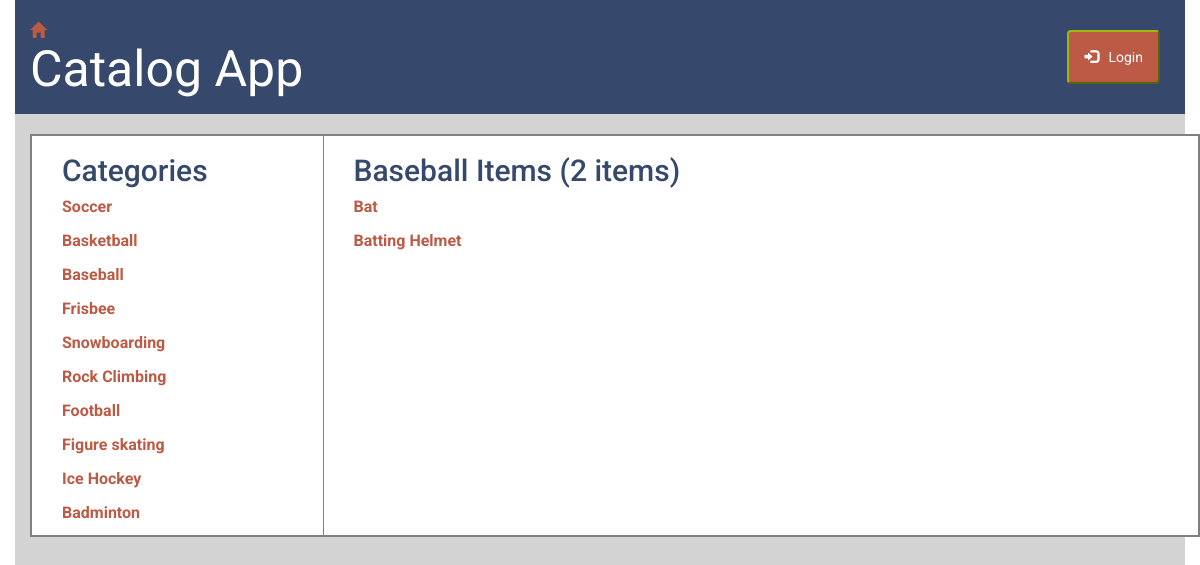
/catalog/Baseball/items, run on the app's committed database.
### database_setup.py (models this page shows, shortened)
class Game(Base):
    __tablename__ = "game"
    name = Column(String(80), nullable=False)
    id = Column(Integer, primary_key=True)
    user_id = Column(Integer, ForeignKey('user.id'))
    user = relationship(User)
    __table_args__ = (UniqueConstraint('name'),
                      )

class GameItem(Base):
    __tablename__ = "gameitem"
    name = Column(String(80), nullable=False)
    id = Column(Integer, primary_key=True)
    description = Column(String(250))
    game_id = Column(Integer, ForeignKey('game.id'))
    game = relationship(Game)
    user_id = Column(Integer, ForeignKey('user.id'))
    user = relationship(User)
    __table_args__ = (UniqueConstraint('name', 'game_id',
                      name='_game_item_uc'),
                      )

### models/gameitems.py (the view)
@itemspage.route('/catalog/<game_name>/items')
@check_game
def gameItems(game_name):
    if 'username' not in login_session:
        games = session.query(Game).all()
        selected_game = session.query(Game).filter_by(name=game_name).first()
        game_items = session.query(GameItem).filter_by(
            game_id=selected_game.id).all()
        return render_template('publicgameitems.html', all_games=games,
                               items=game_items)
    else:
        return redirect(url_for('itemspage.gameItemsLoggedin',
                                game_name=game_name))

### templates/publicgameitems.html (shortened to what this page needs)
{% extends "main.html" %}
{% block content %}
{% include "header.html" %}
<main class="container-fluid fill">
	<div class="container catalog margin-top">
		<div class="row">
			<aside class="border-right padding-left col-md-3">
				<h2> Categories </h2>
				{% for i in all_games %}
				<div class="games margin-bottom">
				<a href="{{ url_for('itemspage.gameItems', game_name = i.name)}}"> {{i.name}} </a>
				</div>
				{% endfor %}
			</aside>
			<section class="padding-left col-md-9">
				<h2> {{items[0].game.name}} Items ({{ items|length }} items)</h2>
				{% for i in items %}
					<div class="margin-bottom">
						<a href="{{ url_for('descpage.itemDesc', item_name=i.name, game_name=i.game.name) }}">{{i.name}}</a>
					</div>
				{% endfor %}
			</section>
		</div>
	</div>
</main>
{% endblock %}

### static/style.css (style rules this page uses)
* { font-family: "Helvetica Neue Bold", Roboto, Helvetica, Arial, sans-serif; font-weight: 700; }
body { height: 100%; width: 100%; position: absolute; }
h2 { font-size: 30px; color: #36486b; line-height: 29px; }
a { font-size: 16px; color: #bc5a45; line-height: 24px; padding-bottom: 20px; }
.container-fluid { height: inherit; }
.fill { background-color: #D3D3D3; }
.catalog { border: 2px solid grey; background-color: #FFFFFF; }
.border-right { border-right: 1px solid grey; }
.padding-left { padding-left: 30px; }
.margin-bottom { margin-bottom: 10px; }
.margin-top { margin-top: 20px; }

### data on the page
Game: name "Soccer"
Game: name "Basketball"
Game: name "Baseball"
Game: name "Frisbee"
Game: name "Snowboarding"
Game: name "Rock Climbing"
Game: name "Football"
Game: name "Figure skating"
Game: name "Ice Hockey"
Game: name "Badminton"
GameItem: name "Bat"
GameItem: name "Batting Helmet"

### other printed values
{{ items|length }} "2"
